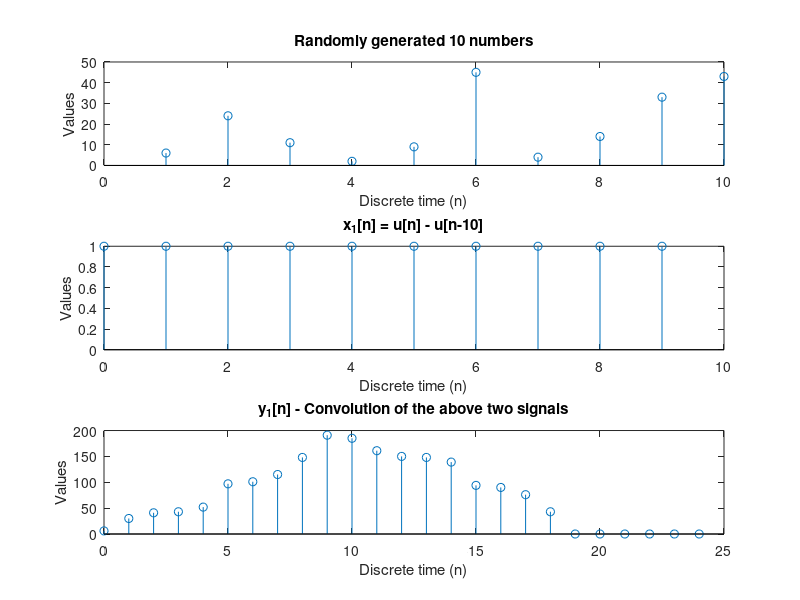
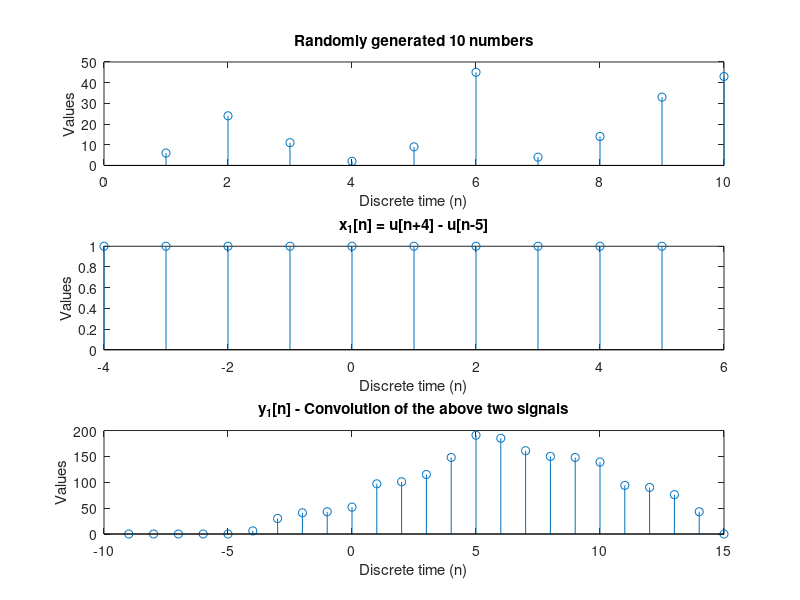

These charts were generated, in order, by the following MATLAB code:
%generating a random sequence of 10 samples
x = randperm(50, 10);

h = ones(10, 1);
y1 = zeros(25, 1);
y2 = zeros(25, 1);

conv_arr = zeros(151, 1); %x axis made for convolution
for k = 50:59
    conv_arr(100 - k) = h(k-49);
    conv_arr(k+1) = x(k-49);
end

l = 1;
for n = 11:31
    for k = 1:l
        y1(n-10) = y1(n-10) + conv_arr(51 + k - 1)*conv_arr(51 - (l-k) - 1);
    end
    l = l + 1;
end

%figure 3.1(a)(i)
figure;
subplot(3, 1, 1);
stem(x);
title("Randomly generated 10 numbers");
xlabel("Discrete time (n)");
ylabel("Values");
subplot(3, 1, 2);
stem(0:1:9, h);
title("x_1[n] = u[n] - u[n-10]");
xlabel("Discrete time (n)");
ylabel("Values");
subplot(3, 1, 3);
stem(0:1:24, y1);
title("y_1[n] - Convolution of the above two signals");
xlabel("Discrete time (n)");
ylabel("Values");

l = 5;
for n = 11:26
    for k = 1:l
        y2(n-1) = y2(n-1) + conv_arr(51 + k - 1)*conv_arr(51 - (l-k) - 1);
    end
    l = l + 1;
end
l = 1;
for n = 16:19
    for k = 1:l
        y2(n-10) = y2(n-10) + conv_arr(51 + k - 1)*conv_arr(51 - (l-k) - 1);
    end
    l = l + 1;
end

%figure 3.1(a)(ii)
figure;
subplot(3, 1, 1);
stem(x);
title("Randomly generated 10 numbers");
xlabel("Discrete time (n)");
ylabel("Values");
subplot(3, 1, 2);
stem(-4:1:5, h);
title("x_1[n] = u[n+4] - u[n-5]");
xlabel("Discrete time (n)");
ylabel("Values");
subplot(3, 1, 3);
stem(-9:1:15, y2);
title("y_1[n] - Convolution of the above two signals");
xlabel("Discrete time (n)");
ylabel("Values");